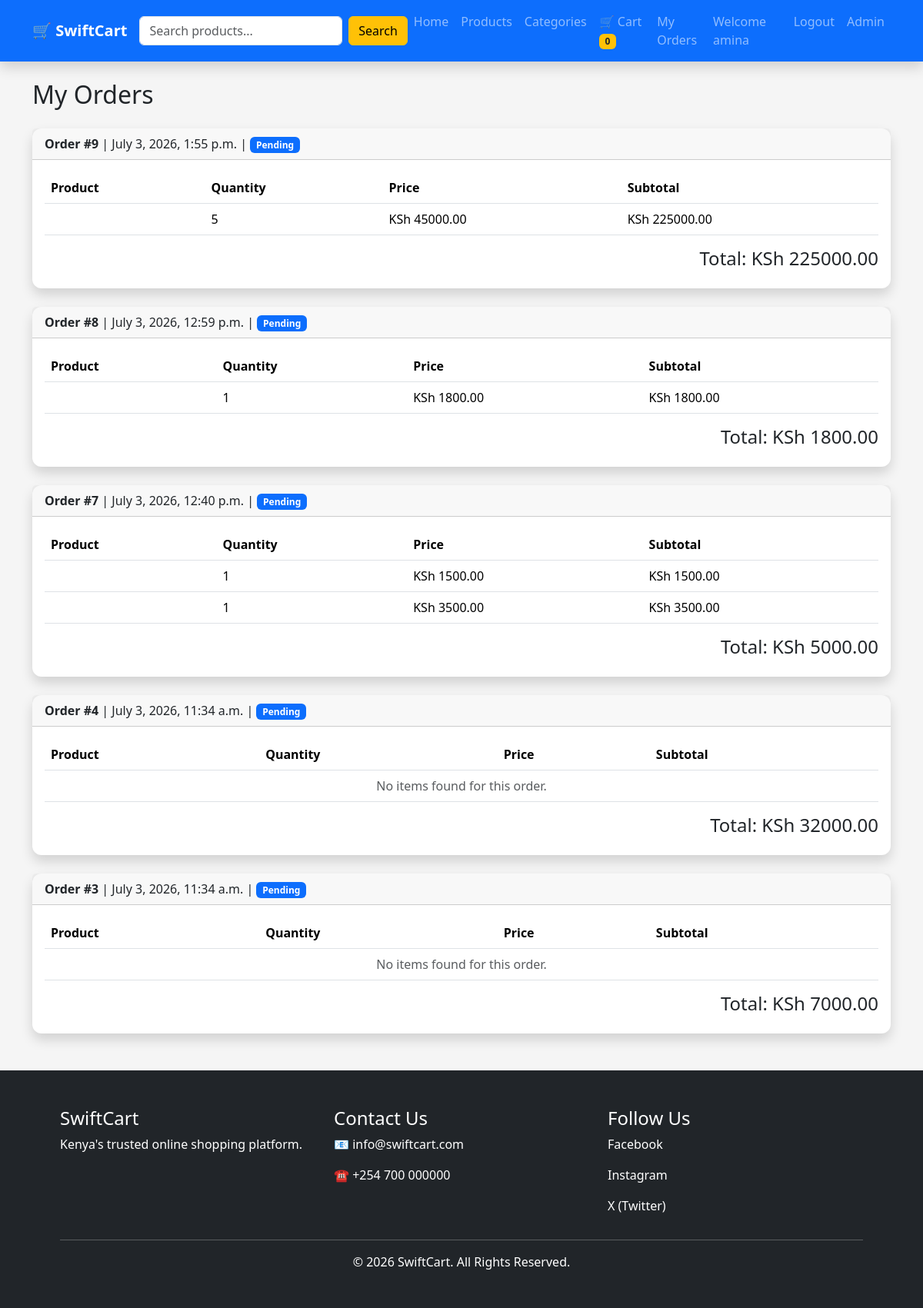
/orders/ (signed in), run on an earlier commit of the app's database.
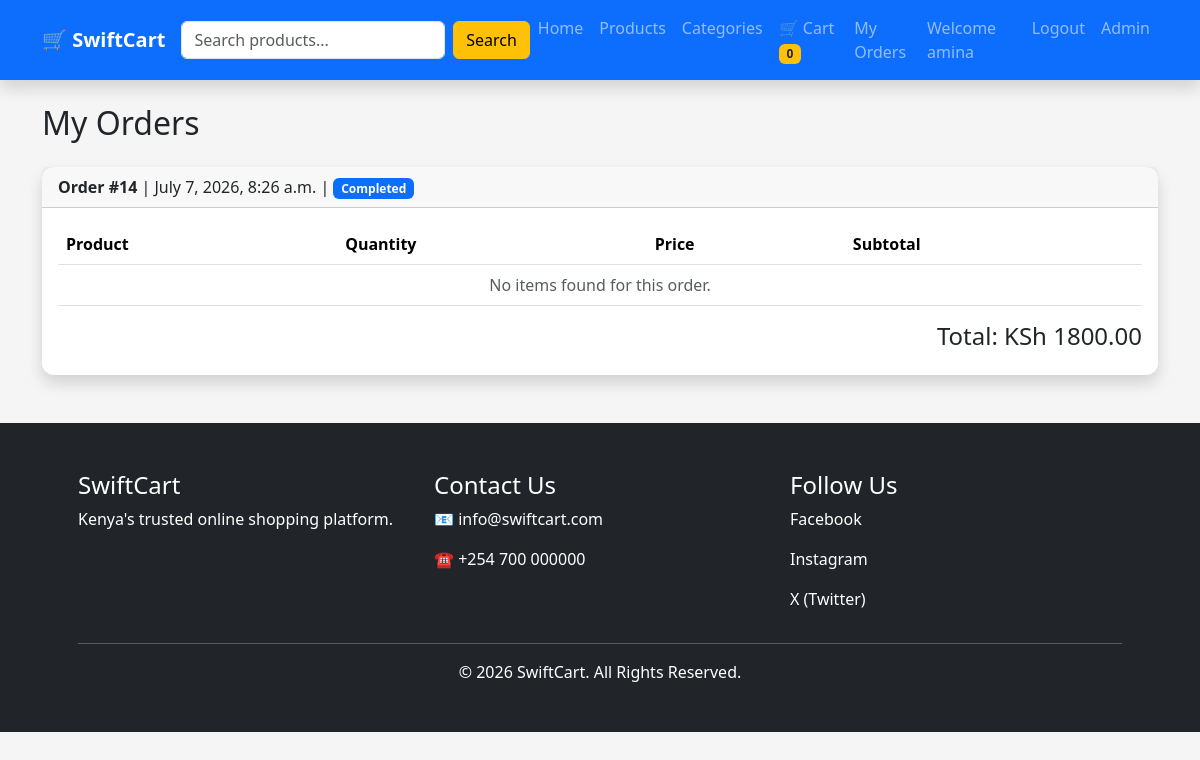
And on a later commit of the database.
### store/models.py (models this page shows, shortened)
class Order(models.Model):
    STATUS_CHOICES = [
        ('Pending', 'Pending'),
        ('Processing', 'Processing'),
        ('Completed', 'Completed'),
    ]
    user = models.ForeignKey(
        User,
        on_delete=models.CASCADE
    )
    total_amount = models.DecimalField(
        max_digits=10,
        decimal_places=2
    )
    status = models.CharField(
        max_length=20,
        choices=STATUS_CHOICES,
        default='Pending'
    )
    created_at = models.DateTimeField(
        auto_now_add=True
    )

class OrderItem(models.Model):
    order = models.ForeignKey(
        Order,
        on_delete=models.CASCADE,
        related_name="items"
    )
    product = models.ForeignKey(
        Product,
        on_delete=models.SET_NULL,
        null=True,
        blank=True
    )
    product_name = models.CharField(
        max_length=200,
        blank=True,
        default=""
    )
    quantity = models.PositiveIntegerField(
        default=1
    )
    price = models.DecimalField(
        max_digits=10,
        decimal_places=2
    )
    def subtotal(self):
        return self.price * self.quantity

### store/views.py (the view)
@login_required(login_url="login")
def orders(request):
    orders = Order.objects.filter(
        user=request.user
    ).order_by("-created_at")
    return render(
        request,
        "orders.html",
        {
            "orders": orders,
        },
    )

### store/context_processors.py (called while the page is built)
def cart_count(request):
    if request.user.is_authenticated:
        count = Cart.objects.filter(
            user=request.user
        ).count()
    else:
        count = 0
    return {
        'cart_count': count
    }

### templates/orders.html (shortened to what this page needs)
{% extends 'base.html' %}
{% block content %}
<h2 class="mb-4">
    My Orders
</h2>
{% for order in orders %}
<div class="card mb-4 shadow">
    <div class="card-header">
        <strong>
            Order #{{ order.id }}
        </strong>
        |
        {{ order.created_at }}
        |
        <span class="badge bg-primary">
            {{ order.status }}
        </span>
    </div>
    <div class="card-body">
        <table class="table table-hover">
            <thead>
                <tr>
                    <th>Product</th>
                    <th>Quantity</th>
                    <th>Price</th>
                    <th>Subtotal</th>
                </tr>
            </thead>
            <tbody>
            {% for item in order.items.all %}
            <tr>
                <td>
                </td>
                <td>
                    {{ item.quantity }}
                </td>
                <td>
                    KSh {{ item.price }}
                </td>
                <td>
                    KSh {{ item.subtotal }}
                </td>
            </tr>
            {% empty %}
            <tr>
                <td colspan="4" class="text-center text-muted">
                    No items found for this order.
                </td>
            </tr>
            {% endfor %}
            </tbody>
        </table>
        <h4 class="text-end">
            Total: KSh {{ order.total_amount }}
        </h4>
    </div>
</div>
{% empty %}
<div class="alert alert-info">
    You haven't placed any orders yet.
</div>
{% endfor %}
{% endblock %}

What changed in the data, as far as the page shows it:
removed Order: id "9", created_at "July 3, 2026, 1:55 p.m.", status "Pending", total_amount "225000.00"
removed OrderItem: quantity "5", price "45000.00", subtotal "225000.00", shown under "9"
removed Order: id "8", created_at "July 3, 2026, 12:59 p.m.", status "Pending", total_amount "1800.00"
removed OrderItem: quantity "1", price "1800.00", subtotal "1800.00", shown under "8"
removed Order: id "7", created_at "July 3, 2026, 12:40 p.m.", status "Pending", total_amount "5000.00"
removed OrderItem: quantity "1", price "1500.00", subtotal "1500.00", shown under "7"
removed OrderItem: quantity "1", price "3500.00", subtotal "3500.00", shown under "7"
removed Order: id "4", created_at "July 3, 2026, 11:34 a.m.", status "Pending", total_amount "32000.00"
removed Order: id "3", created_at "July 3, 2026, 11:34 a.m.", status "Pending", total_amount "7000.00"
added Order: id "14", created_at "July 7, 2026, 8:26 a.m.", status "Completed", total_amount "1800.00"
